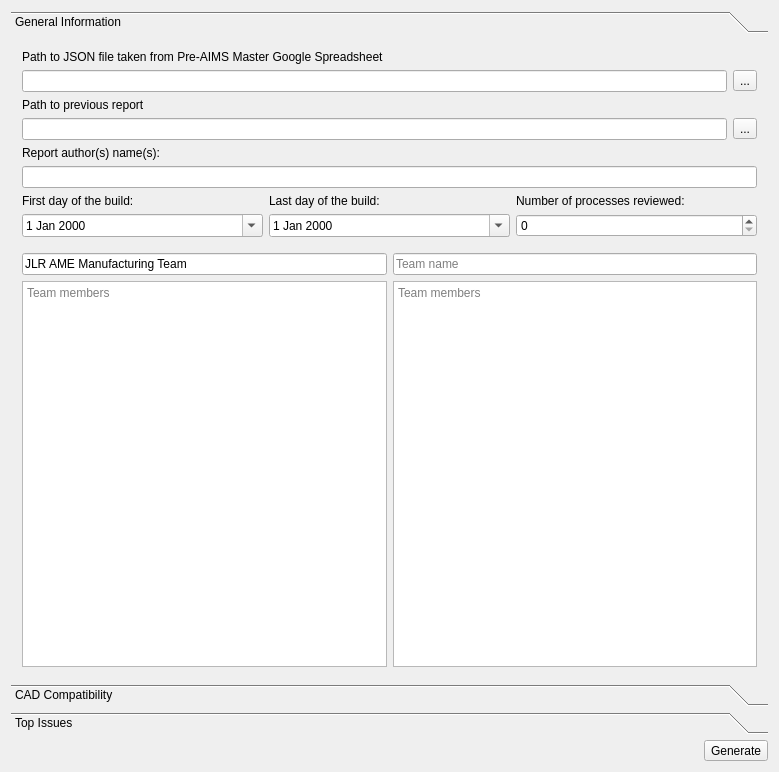
<?xml version="1.0" encoding="UTF-8"?>
<ui version="4.0">
 <class>MainWindow</class>
 <widget class="QMainWindow" name="MainWindow">
  <property name="geometry">
   <rect>
    <x>0</x>
    <y>0</y>
    <width>779</width>
    <height>772</height>
   </rect>
  </property>
  <property name="windowTitle">
   <string>Rep-ast</string>
  </property>
  <property name="windowIcon">
   <iconset resource="resources.qrc">
    <normaloff>:/images/fastReport.png</normaloff>:/images/fastReport.png</iconset>
  </property>
  <widget class="QWidget" name="centralWidget">
   <layout class="QVBoxLayout" name="verticalLayout">
    <item>
     <widget class="QToolBox" name="toolBox">
      <property name="currentIndex">
       <number>0</number>
      </property>
      <widget class="QWidget" name="pageGeneralInformation">
       <property name="geometry">
        <rect>
         <x>0</x>
         <y>0</y>
         <width>761</width>
         <height>643</height>
        </rect>
       </property>
       <attribute name="label">
        <string>General Information</string>
       </attribute>
       <layout class="QVBoxLayout" name="verticalLayout_15">
        <item>
         <widget class="QLabel" name="label">
          <property name="text">
           <string>Path to JSON file taken from Pre-AIMS Master Google Spreadsheet</string>
          </property>
         </widget>
        </item>
        <item>
         <layout class="QHBoxLayout" name="horizontalLayout_2">
          <item>
           <widget class="QLineEdit" name="lineEditPathToJSON">
            <property name="readOnly">
             <bool>true</bool>
            </property>
           </widget>
          </item>
          <item>
           <widget class="QToolButton" name="toolButtonBrowseJSON">
            <property name="text">
             <string>...</string>
            </property>
            <property name="icon">
             <iconset resource="resources.qrc">
              <normaloff>:/images/load.png</normaloff>:/images/load.png</iconset>
            </property>
           </widget>
          </item>
         </layout>
        </item>
        <item>
         <widget class="QLabel" name="label_9">
          <property name="text">
           <string>Path to previous report</string>
          </property>
         </widget>
        </item>
        <item>
         <layout class="QHBoxLayout" name="horizontalLayout_15">
          <item>
           <widget class="QLineEdit" name="lineEditPathToPreviousReport">
            <property name="readOnly">
             <bool>true</bool>
            </property>
           </widget>
          </item>
          <item>
           <widget class="QToolButton" name="toolButtonBrowsePreviousReport">
            <property name="text">
             <string>...</string>
            </property>
            <property name="icon">
             <iconset resource="resources.qrc">
              <normaloff>:/images/load.png</normaloff>:/images/load.png</iconset>
            </property>
           </widget>
          </item>
         </layout>
        </item>
        <item>
         <layout class="QHBoxLayout" name="horizontalLayout_4">
          <item>
           <layout class="QVBoxLayout" name="verticalLayout_2">
            <item>
             <widget class="QLabel" name="label_2">
              <property name="text">
               <string>Report author(s) name(s):</string>
              </property>
             </widget>
            </item>
            <item>
             <widget class="QLineEdit" name="lineEditName"/>
            </item>
           </layout>
          </item>
         </layout>
        </item>
        <item>
         <layout class="QHBoxLayout" name="horizontalLayout_6">
          <item>
           <layout class="QVBoxLayout" name="verticalLayout_8">
            <item>
             <widget class="QLabel" name="label_3">
              <property name="text">
               <string>First day of the build:</string>
              </property>
             </widget>
            </item>
            <item>
             <widget class="QDateEdit" name="dateEditBuildStart">
              <property name="calendarPopup">
               <bool>true</bool>
              </property>
             </widget>
            </item>
           </layout>
          </item>
          <item>
           <layout class="QVBoxLayout" name="verticalLayout_9">
            <item>
             <widget class="QLabel" name="label_13">
              <property name="text">
               <string>Last day of the build:</string>
              </property>
             </widget>
            </item>
            <item>
             <widget class="QDateEdit" name="dateEditBuildFinish">
              <property name="calendarPopup">
               <bool>true</bool>
              </property>
             </widget>
            </item>
           </layout>
          </item>
          <item>
           <layout class="QVBoxLayout" name="verticalLayout_24">
            <item>
             <widget class="QLabel" name="label_4">
              <property name="text">
               <string>Number of processes reviewed:</string>
              </property>
             </widget>
            </item>
            <item>
             <widget class="QSpinBox" name="spinBoxNumOfProcReviewed">
              <property name="maximum">
               <number>999999999</number>
              </property>
             </widget>
            </item>
           </layout>
          </item>
         </layout>
        </item>
        <item>
         <spacer name="verticalSpacer">
          <property name="orientation">
           <enum>Qt::Vertical</enum>
          </property>
          <property name="sizeType">
           <enum>QSizePolicy::Minimum</enum>
          </property>
          <property name="sizeHint" stdset="0">
           <size>
            <width>20</width>
            <height>10</height>
           </size>
          </property>
         </spacer>
        </item>
        <item>
         <layout class="QHBoxLayout" name="horizontalLayout_12">
          <item>
           <layout class="QVBoxLayout" name="verticalLayout_22">
            <item>
             <widget class="QLineEdit" name="lineEditTeamName1">
              <property name="text">
               <string>JLR AME Manufacturing Team</string>
              </property>
              <property name="placeholderText">
               <string>Team name</string>
              </property>
             </widget>
            </item>
            <item>
             <widget class="QPlainTextEdit" name="plainTextEditTeamMembers1">
              <property name="placeholderText">
               <string>Team members</string>
              </property>
             </widget>
            </item>
           </layout>
          </item>
          <item>
           <layout class="QVBoxLayout" name="verticalLayout_21">
            <item>
             <widget class="QLineEdit" name="lineEditTeamName2">
              <property name="placeholderText">
               <string>Team name</string>
              </property>
             </widget>
            </item>
            <item>
             <widget class="QPlainTextEdit" name="plainTextEditTeamMembers2">
              <property name="placeholderText">
               <string>Team members</string>
              </property>
             </widget>
            </item>
           </layout>
          </item>
         </layout>
        </item>
       </layout>
      </widget>
      <widget class="QWidget" name="pageCADCompatibility">
       <property name="geometry">
        <rect>
         <x>0</x>
         <y>0</y>
         <width>761</width>
         <height>643</height>
        </rect>
       </property>
       <attribute name="label">
        <string>CAD Compatibility</string>
       </attribute>
       <layout class="QVBoxLayout" name="verticalLayout_16">
        <item>
         <layout class="QHBoxLayout" name="horizontalLayout_13">
          <item>
           <layout class="QVBoxLayout" name="verticalLayout_19">
            <item>
             <widget class="QLabel" name="label_16">
              <property name="text">
               <string>Build event:</string>
              </property>
             </widget>
            </item>
            <item>
             <widget class="QLabel" name="labelBuildEvent">
              <property name="text">
               <string/>
              </property>
              <property name="alignment">
               <set>Qt::AlignLeading|Qt::AlignLeft|Qt::AlignVCenter</set>
              </property>
             </widget>
            </item>
           </layout>
          </item>
          <item>
           <layout class="QVBoxLayout" name="verticalLayout_23">
            <item>
             <widget class="QLabel" name="label_21">
              <property name="text">
               <string>Missing CAD:</string>
              </property>
             </widget>
            </item>
            <item>
             <widget class="QLabel" name="labelMissingCAD">
              <property name="text">
               <string/>
              </property>
              <property name="alignment">
               <set>Qt::AlignLeading|Qt::AlignLeft|Qt::AlignVCenter</set>
              </property>
             </widget>
            </item>
           </layout>
          </item>
          <item>
           <layout class="QVBoxLayout" name="verticalLayout_20">
            <item>
             <widget class="QLabel" name="label_18">
              <property name="text">
               <string>Feasibility issues:</string>
              </property>
             </widget>
            </item>
            <item>
             <widget class="QLabel" name="labelFeasibilityIssues">
              <property name="text">
               <string/>
              </property>
              <property name="alignment">
               <set>Qt::AlignLeading|Qt::AlignLeft|Qt::AlignVCenter</set>
              </property>
             </widget>
            </item>
           </layout>
          </item>
          <item>
           <layout class="QVBoxLayout" name="verticalLayout_18">
            <item>
             <widget class="QLabel" name="label_14">
              <property name="text">
               <string>No feasibility issues:</string>
              </property>
             </widget>
            </item>
            <item>
             <widget class="QLabel" name="labelNoFeasibilityIssues">
              <property name="text">
               <string/>
              </property>
              <property name="alignment">
               <set>Qt::AlignLeading|Qt::AlignLeft|Qt::AlignVCenter</set>
              </property>
             </widget>
            </item>
           </layout>
          </item>
         </layout>
        </item>
        <item>
         <spacer name="verticalSpacer_2">
          <property name="orientation">
           <enum>Qt::Vertical</enum>
          </property>
          <property name="sizeType">
           <enum>QSizePolicy::Fixed</enum>
          </property>
          <property name="sizeHint" stdset="0">
           <size>
            <width>20</width>
            <height>10</height>
           </size>
          </property>
         </spacer>
        </item>
        <item>
         <layout class="QHBoxLayout" name="horizontalLayout_5">
          <item>
           <widget class="QTableView" name="tableView">
            <property name="sizePolicy">
             <sizepolicy hsizetype="Expanding" vsizetype="Expanding">
              <horstretch>1</horstretch>
              <verstretch>0</verstretch>
             </sizepolicy>
            </property>
            <property name="editTriggers">
             <set>QAbstractItemView::DoubleClicked</set>
            </property>
            <property name="alternatingRowColors">
             <bool>true</bool>
            </property>
            <property name="selectionMode">
             <enum>QAbstractItemView::SingleSelection</enum>
            </property>
            <property name="selectionBehavior">
             <enum>QAbstractItemView::SelectRows</enum>
            </property>
            <property name="verticalScrollMode">
             <enum>QAbstractItemView::ScrollPerPixel</enum>
            </property>
            <property name="horizontalScrollMode">
             <enum>QAbstractItemView::ScrollPerPixel</enum>
            </property>
            <attribute name="verticalHeaderVisible">
             <bool>false</bool>
            </attribute>
           </widget>
          </item>
          <item>
           <layout class="QVBoxLayout" name="verticalLayout_3">
            <item>
             <widget class="QToolButton" name="toolButtonCADCompatUp">
              <property name="text">
               <string>...</string>
              </property>
              <property name="icon">
               <iconset resource="resources.qrc">
                <normaloff>:/images/up.png</normaloff>:/images/up.png</iconset>
              </property>
             </widget>
            </item>
            <item>
             <widget class="QToolButton" name="toolButtonCADCompatDown">
              <property name="text">
               <string>...</string>
              </property>
              <property name="icon">
               <iconset resource="resources.qrc">
                <normaloff>:/images/down.png</normaloff>:/images/down.png</iconset>
              </property>
             </widget>
            </item>
           </layout>
          </item>
         </layout>
        </item>
        <item>
         <widget class="QGroupBox" name="groupBox_3">
          <property name="sizePolicy">
           <sizepolicy hsizetype="Preferred" vsizetype="Preferred">
            <horstretch>0</horstretch>
            <verstretch>0</verstretch>
           </sizepolicy>
          </property>
          <property name="title">
           <string>Build Event</string>
          </property>
          <layout class="QHBoxLayout" name="horizontalLayout_7">
           <item>
            <layout class="QVBoxLayout" name="verticalLayout_12">
             <item>
              <widget class="QLabel" name="label_10">
               <property name="sizePolicy">
                <sizepolicy hsizetype="Preferred" vsizetype="Preferred">
                 <horstretch>0</horstretch>
                 <verstretch>0</verstretch>
                </sizepolicy>
               </property>
               <property name="text">
                <string>Build Phase</string>
               </property>
              </widget>
             </item>
             <item>
              <widget class="QLineEdit" name="lineEditBuildPhase">
               <property name="sizePolicy">
                <sizepolicy hsizetype="Preferred" vsizetype="Fixed">
                 <horstretch>0</horstretch>
                 <verstretch>0</verstretch>
                </sizepolicy>
               </property>
              </widget>
             </item>
            </layout>
           </item>
           <item>
            <layout class="QVBoxLayout" name="verticalLayout_7">
             <item>
              <widget class="QLabel" name="label_11">
               <property name="sizePolicy">
                <sizepolicy hsizetype="Preferred" vsizetype="Preferred">
                 <horstretch>0</horstretch>
                 <verstretch>0</verstretch>
                </sizepolicy>
               </property>
               <property name="text">
                <string>Agreed CAD NOK %</string>
               </property>
              </widget>
             </item>
             <item>
              <widget class="QDoubleSpinBox" name="doubleSpinBoxAgreedCadNok">
               <property name="sizePolicy">
                <sizepolicy hsizetype="Preferred" vsizetype="Fixed">
                 <horstretch>0</horstretch>
                 <verstretch>0</verstretch>
                </sizepolicy>
               </property>
               <property name="suffix">
                <string>%</string>
               </property>
               <property name="maximum">
                <double>100.000000000000000</double>
               </property>
              </widget>
             </item>
            </layout>
           </item>
          </layout>
         </widget>
        </item>
        <item>
         <layout class="QHBoxLayout" name="horizontalLayout_9">
          <item>
           <widget class="QGroupBox" name="groupBox">
            <property name="sizePolicy">
             <sizepolicy hsizetype="Preferred" vsizetype="Preferred">
              <horstretch>0</horstretch>
              <verstretch>0</verstretch>
             </sizepolicy>
            </property>
            <property name="title">
             <string>HC Download</string>
            </property>
            <layout class="QHBoxLayout" name="horizontalLayout_8">
             <item>
              <layout class="QVBoxLayout" name="verticalLayout_5">
               <item>
                <widget class="QLabel" name="label_5">
                 <property name="sizePolicy">
                  <sizepolicy hsizetype="Preferred" vsizetype="Preferred">
                   <horstretch>0</horstretch>
                   <verstretch>0</verstretch>
                  </sizepolicy>
                 </property>
                 <property name="text">
                  <string>Geometry GREEN</string>
                 </property>
                </widget>
               </item>
               <item>
                <widget class="QSpinBox" name="spinBoxGeoGreen">
                 <property name="sizePolicy">
                  <sizepolicy hsizetype="Preferred" vsizetype="Fixed">
                   <horstretch>0</horstretch>
                   <verstretch>0</verstretch>
                  </sizepolicy>
                 </property>
                 <property name="maximum">
                  <number>999999999</number>
                 </property>
                </widget>
               </item>
              </layout>
             </item>
             <item>
              <layout class="QVBoxLayout" name="verticalLayout_13">
               <item>
                <widget class="QLabel" name="label_6">
                 <property name="sizePolicy">
                  <sizepolicy hsizetype="Preferred" vsizetype="Preferred">
                   <horstretch>0</horstretch>
                   <verstretch>0</verstretch>
                  </sizepolicy>
                 </property>
                 <property name="text">
                  <string>Geometry RED</string>
                 </property>
                </widget>
               </item>
               <item>
                <widget class="QSpinBox" name="spinBoxGeoRed">
                 <property name="sizePolicy">
                  <sizepolicy hsizetype="Preferred" vsizetype="Fixed">
                   <horstretch>0</horstretch>
                   <verstretch>0</verstretch>
                  </sizepolicy>
                 </property>
                 <property name="maximum">
                  <number>999999999</number>
                 </property>
                </widget>
               </item>
              </layout>
             </item>
            </layout>
           </widget>
          </item>
          <item>
           <widget class="QGroupBox" name="groupBox_2">
            <property name="sizePolicy">
             <sizepolicy hsizetype="Preferred" vsizetype="Preferred">
              <horstretch>0</horstretch>
              <verstretch>0</verstretch>
             </sizepolicy>
            </property>
            <property name="title">
             <string>Pre-AIMS File</string>
            </property>
            <layout class="QHBoxLayout" name="horizontalLayout_10">
             <item>
              <layout class="QVBoxLayout" name="verticalLayout_6">
               <item>
                <widget class="QLabel" name="label_7">
                 <property name="sizePolicy">
                  <sizepolicy hsizetype="Preferred" vsizetype="Preferred">
                   <horstretch>0</horstretch>
                   <verstretch>0</verstretch>
                  </sizepolicy>
                 </property>
                 <property name="text">
                  <string>Geo NOK:
Missing CAD</string>
                 </property>
                </widget>
               </item>
               <item>
                <widget class="QSpinBox" name="spinBoxMissingCad">
                 <property name="sizePolicy">
                  <sizepolicy hsizetype="Preferred" vsizetype="Fixed">
                   <horstretch>0</horstretch>
                   <verstretch>0</verstretch>
                  </sizepolicy>
                 </property>
                 <property name="maximum">
                  <number>999999999</number>
                 </property>
                </widget>
               </item>
              </layout>
             </item>
             <item>
              <layout class="QVBoxLayout" name="verticalLayout_14">
               <item>
                <widget class="QLabel" name="label_8">
                 <property name="sizePolicy">
                  <sizepolicy hsizetype="Preferred" vsizetype="Preferred">
                   <horstretch>0</horstretch>
                   <verstretch>0</verstretch>
                  </sizepolicy>
                 </property>
                 <property name="text">
                  <string>Geo NOK:
Feasibility Issues</string>
                 </property>
                </widget>
               </item>
               <item>
                <widget class="QSpinBox" name="spinBoxFeasibilityIssues">
                 <property name="sizePolicy">
                  <sizepolicy hsizetype="Preferred" vsizetype="Fixed">
                   <horstretch>0</horstretch>
                   <verstretch>0</verstretch>
                  </sizepolicy>
                 </property>
                 <property name="maximum">
                  <number>999999999</number>
                 </property>
                </widget>
               </item>
              </layout>
             </item>
            </layout>
           </widget>
          </item>
         </layout>
        </item>
        <item>
         <layout class="QHBoxLayout" name="horizontalLayout_3">
          <item>
           <spacer name="horizontalSpacer_2">
            <property name="orientation">
             <enum>Qt::Horizontal</enum>
            </property>
            <property name="sizeHint" stdset="0">
             <size>
              <width>40</width>
              <height>20</height>
             </size>
            </property>
           </spacer>
          </item>
          <item>
           <widget class="QToolButton" name="toolButtonAdd">
            <property name="enabled">
             <bool>true</bool>
            </property>
            <property name="text">
             <string>+</string>
            </property>
            <property name="icon">
             <iconset resource="resources.qrc">
              <normaloff>:/images/plus.png</normaloff>:/images/plus.png</iconset>
            </property>
           </widget>
          </item>
          <item>
           <widget class="QToolButton" name="toolButtonTake">
            <property name="enabled">
             <bool>true</bool>
            </property>
            <property name="text">
             <string>-</string>
            </property>
            <property name="icon">
             <iconset resource="resources.qrc">
              <normaloff>:/images/minus.png</normaloff>:/images/minus.png</iconset>
            </property>
           </widget>
          </item>
         </layout>
        </item>
       </layout>
      </widget>
      <widget class="QWidget" name="pageTopIssues">
       <property name="geometry">
        <rect>
         <x>0</x>
         <y>0</y>
         <width>761</width>
         <height>643</height>
        </rect>
       </property>
       <attribute name="label">
        <string>Top Issues</string>
       </attribute>
       <layout class="QVBoxLayout" name="verticalLayout_17">
        <item>
         <widget class="QLabel" name="label_15">
          <property name="font">
           <font>
            <pointsize>12</pointsize>
           </font>
          </property>
          <property name="text">
           <string>Top issues</string>
          </property>
         </widget>
        </item>
        <item>
         <layout class="QHBoxLayout" name="horizontalLayout_14">
          <item>
           <widget class="QTableView" name="tableViewTopIssues">
            <property name="contextMenuPolicy">
             <enum>Qt::CustomContextMenu</enum>
            </property>
            <property name="editTriggers">
             <set>QAbstractItemView::NoEditTriggers</set>
            </property>
            <property name="selectionBehavior">
             <enum>QAbstractItemView::SelectRows</enum>
            </property>
            <property name="sortingEnabled">
             <bool>true</bool>
            </property>
           </widget>
          </item>
          <item>
           <layout class="QVBoxLayout" name="verticalLayout_4">
            <item>
             <widget class="QToolButton" name="toolButtonTopIssuesUp">
              <property name="text">
               <string>...</string>
              </property>
              <property name="icon">
               <iconset resource="resources.qrc">
                <normaloff>:/images/up.png</normaloff>:/images/up.png</iconset>
              </property>
             </widget>
            </item>
            <item>
             <widget class="QToolButton" name="toolButtonTopIssuesDown">
              <property name="text">
               <string>...</string>
              </property>
              <property name="icon">
               <iconset resource="resources.qrc">
                <normaloff>:/images/down.png</normaloff>:/images/down.png</iconset>
              </property>
             </widget>
            </item>
           </layout>
          </item>
         </layout>
        </item>
        <item>
         <layout class="QHBoxLayout" name="horizontalLayout_11">
          <item>
           <widget class="QToolButton" name="toolButtonUp">
            <property name="text">
             <string>...</string>
            </property>
            <property name="icon">
             <iconset resource="resources.qrc">
              <normaloff>:/images/up.png</normaloff>:/images/up.png</iconset>
            </property>
           </widget>
          </item>
          <item>
           <widget class="QToolButton" name="toolButtonDown">
            <property name="text">
             <string>...</string>
            </property>
            <property name="icon">
             <iconset resource="resources.qrc">
              <normaloff>:/images/down.png</normaloff>:/images/down.png</iconset>
            </property>
           </widget>
          </item>
         </layout>
        </item>
        <item>
         <widget class="QLabel" name="label_17">
          <property name="font">
           <font>
            <pointsize>12</pointsize>
           </font>
          </property>
          <property name="text">
           <string>Other issues</string>
          </property>
         </widget>
        </item>
        <item>
         <widget class="QTableView" name="tableViewAllIssues">
          <property name="editTriggers">
           <set>QAbstractItemView::NoEditTriggers</set>
          </property>
          <property name="selectionBehavior">
           <enum>QAbstractItemView::SelectRows</enum>
          </property>
          <property name="sortingEnabled">
           <bool>true</bool>
          </property>
         </widget>
        </item>
       </layout>
      </widget>
     </widget>
    </item>
    <item>
     <layout class="QHBoxLayout" name="horizontalLayout">
      <item>
       <spacer name="horizontalSpacer">
        <property name="orientation">
         <enum>Qt::Horizontal</enum>
        </property>
        <property name="sizeHint" stdset="0">
         <size>
          <width>40</width>
          <height>20</height>
         </size>
        </property>
       </spacer>
      </item>
      <item>
       <widget class="QToolButton" name="toolButtonFinish">
        <property name="text">
         <string>Generate</string>
        </property>
        <property name="icon">
         <iconset resource="resources.qrc">
          <normaloff>:/images/rocket.png</normaloff>:/images/rocket.png</iconset>
        </property>
       </widget>
      </item>
     </layout>
    </item>
   </layout>
  </widget>
 </widget>
 <layoutdefault spacing="6" margin="11"/>
 <resources>
  <include location="resources.qrc"/>
 </resources>
 <connections/>
</ui>
